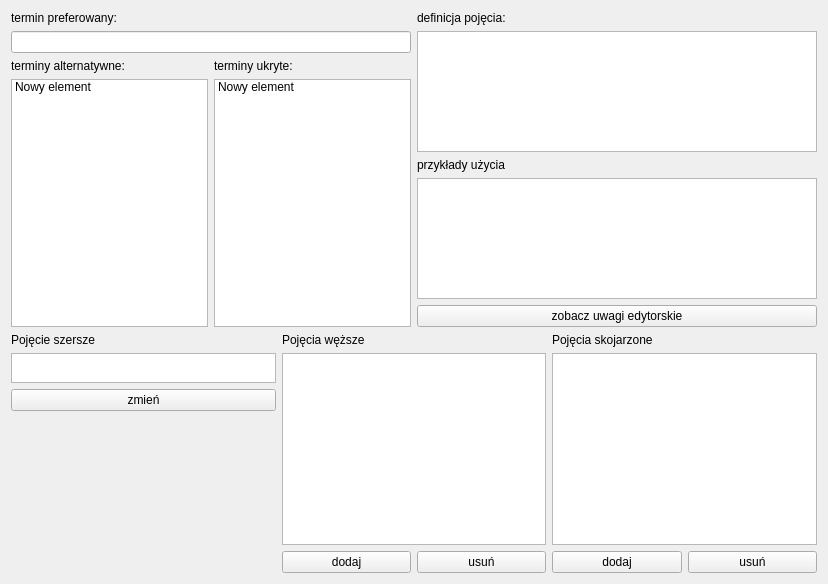
<?xml version="1.0" encoding="UTF-8"?>
<ui version="4.0">
 <class>edytor</class>
 <widget class="QWidget" name="edytor">
  <property name="geometry">
   <rect>
    <x>0</x>
    <y>0</y>
    <width>828</width>
    <height>584</height>
   </rect>
  </property>
  <property name="sizePolicy">
   <sizepolicy hsizetype="Expanding" vsizetype="Preferred">
    <horstretch>0</horstretch>
    <verstretch>0</verstretch>
   </sizepolicy>
  </property>
  <property name="minimumSize">
   <size>
    <width>600</width>
    <height>400</height>
   </size>
  </property>
  <property name="windowTitle">
   <string>Edytor pojęc</string>
  </property>
  <layout class="QGridLayout" name="gridLayout_3">
   <item row="0" column="0">
    <layout class="QVBoxLayout" name="Layout" stretch="1,0">
     <item>
      <layout class="QHBoxLayout" name="pojecieLayout" stretch="1,1">
       <item>
        <layout class="QVBoxLayout" name="terminyLayout">
         <item>
          <widget class="QLabel" name="label">
           <property name="text">
            <string>termin preferowany:</string>
           </property>
          </widget>
         </item>
         <item>
          <widget class="QLineEdit" name="preferowanyQline"/>
         </item>
         <item>
          <layout class="QGridLayout" name="gridLayout">
           <item row="1" column="1">
            <widget class="QListWidget" name="ukryteQlista">
             <property name="enabled">
              <bool>true</bool>
             </property>
             <property name="editTriggers">
              <set>QAbstractItemView::DoubleClicked|QAbstractItemView::EditKeyPressed</set>
             </property>
             <property name="viewMode">
              <enum>QListView::ListMode</enum>
             </property>
             <property name="selectionRectVisible">
              <bool>false</bool>
             </property>
             <property name="currentRow">
              <number>-1</number>
             </property>
             <property name="sortingEnabled">
              <bool>true</bool>
             </property>
             <item>
              <property name="text">
               <string>Nowy element</string>
              </property>
             </item>
            </widget>
           </item>
           <item row="1" column="0">
            <widget class="QListWidget" name="alternatywneQlista">
             <property name="enabled">
              <bool>true</bool>
             </property>
             <property name="editTriggers">
              <set>QAbstractItemView::DoubleClicked|QAbstractItemView::EditKeyPressed</set>
             </property>
             <property name="viewMode">
              <enum>QListView::ListMode</enum>
             </property>
             <property name="selectionRectVisible">
              <bool>false</bool>
             </property>
             <property name="currentRow">
              <number>-1</number>
             </property>
             <property name="sortingEnabled">
              <bool>true</bool>
             </property>
             <item>
              <property name="text">
               <string>Nowy element</string>
              </property>
             </item>
            </widget>
           </item>
           <item row="0" column="1">
            <widget class="QLabel" name="label_3">
             <property name="text">
              <string>terminy ukryte:</string>
             </property>
            </widget>
           </item>
           <item row="0" column="0">
            <widget class="QLabel" name="label_2">
             <property name="text">
              <string>terminy alternatywne:</string>
             </property>
            </widget>
           </item>
          </layout>
         </item>
        </layout>
       </item>
       <item>
        <layout class="QVBoxLayout" name="pojeciaLayout">
         <item>
          <widget class="QLabel" name="label_7">
           <property name="text">
            <string>definicja pojęcia:</string>
           </property>
          </widget>
         </item>
         <item>
          <widget class="QTextEdit" name="definicjaText"/>
         </item>
         <item>
          <layout class="QVBoxLayout" name="verticalLayout_2">
           <item>
            <widget class="QLabel" name="label_8">
             <property name="text">
              <string>przykłady użycia</string>
             </property>
            </widget>
           </item>
           <item>
            <widget class="QTextEdit" name="przykladyText"/>
           </item>
           <item>
            <widget class="QPushButton" name="zob_uwagiButton">
             <property name="text">
              <string>zobacz uwagi edytorskie</string>
             </property>
            </widget>
           </item>
          </layout>
         </item>
        </layout>
       </item>
      </layout>
     </item>
     <item>
      <layout class="QHBoxLayout" name="relacjeLayout">
       <item>
        <layout class="QVBoxLayout" name="szerszeLayout">
         <item>
          <widget class="QLabel" name="label_4">
           <property name="text">
            <string>Pojęcie szersze</string>
           </property>
          </widget>
         </item>
         <item>
          <widget class="QListWidget" name="SzerszeQlista">
           <property name="maximumSize">
            <size>
             <width>16777215</width>
             <height>30</height>
            </size>
           </property>
          </widget>
         </item>
         <item>
          <widget class="QPushButton" name="zmienButton">
           <property name="text">
            <string>zmień</string>
           </property>
          </widget>
         </item>
         <item>
          <spacer name="verticalSpacer">
           <property name="orientation">
            <enum>Qt::Vertical</enum>
           </property>
           <property name="sizeHint" stdset="0">
            <size>
             <width>20</width>
             <height>40</height>
            </size>
           </property>
          </spacer>
         </item>
        </layout>
       </item>
       <item>
        <layout class="QVBoxLayout" name="wezszeLayout">
         <item>
          <widget class="QLabel" name="label_5">
           <property name="text">
            <string>Pojęcia węższe</string>
           </property>
          </widget>
         </item>
         <item>
          <widget class="QListWidget" name="wezszeQlista"/>
         </item>
         <item>
          <layout class="QHBoxLayout" name="horizontalLayout_3">
           <item>
            <widget class="QPushButton" name="dodaj_wezszeButton">
             <property name="text">
              <string>dodaj</string>
             </property>
            </widget>
           </item>
           <item>
            <widget class="QPushButton" name="usun_wezszeButton">
             <property name="text">
              <string>usuń</string>
             </property>
            </widget>
           </item>
          </layout>
         </item>
        </layout>
       </item>
       <item>
        <layout class="QVBoxLayout" name="skojarzoneLayout">
         <item>
          <widget class="QLabel" name="label_6">
           <property name="text">
            <string>Pojęcia skojarzone</string>
           </property>
          </widget>
         </item>
         <item>
          <widget class="QListWidget" name="skojarzoneQlista"/>
         </item>
         <item>
          <layout class="QHBoxLayout" name="horizontalLayout">
           <item>
            <widget class="QPushButton" name="dodaj_skojarzoneButton">
             <property name="text">
              <string>dodaj</string>
             </property>
            </widget>
           </item>
           <item>
            <widget class="QPushButton" name="usun_skojarzoneButton">
             <property name="text">
              <string>usuń</string>
             </property>
            </widget>
           </item>
          </layout>
         </item>
        </layout>
       </item>
      </layout>
     </item>
    </layout>
   </item>
  </layout>
 </widget>
 <layoutdefault spacing="6" margin="11"/>
 <resources/>
 <connections/>
</ui>
